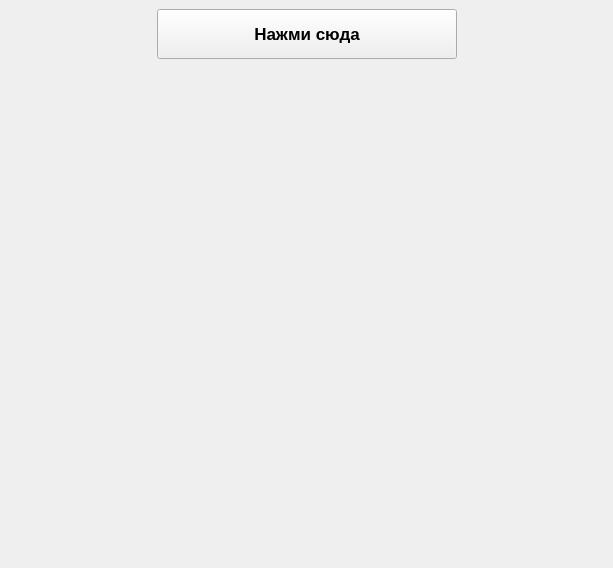
<?xml version="1.0" encoding="UTF-8"?>
<ui version="4.0">
 <class>MainWindow</class>
 <widget class="QMainWindow" name="MainWindow">
  <property name="geometry">
   <rect>
    <x>0</x>
    <y>0</y>
    <width>613</width>
    <height>568</height>
   </rect>
  </property>
  <property name="windowTitle">
   <string>GIT и жёлтые окружности</string>
  </property>
  <widget class="QWidget" name="centralwidget">
   <layout class="QVBoxLayout" name="verticalLayout">
    <item>
     <layout class="QHBoxLayout" name="horizontalLayout">
      <item>
       <spacer name="horizontalSpacer_2">
        <property name="orientation">
         <enum>Qt::Horizontal</enum>
        </property>
        <property name="sizeHint" stdset="0">
         <size>
          <width>40</width>
          <height>20</height>
         </size>
        </property>
       </spacer>
      </item>
      <item>
       <widget class="QPushButton" name="spawn_btn">
        <property name="minimumSize">
         <size>
          <width>300</width>
          <height>50</height>
         </size>
        </property>
        <property name="font">
         <font>
          <pointsize>13</pointsize>
          <weight>75</weight>
          <bold>true</bold>
         </font>
        </property>
        <property name="text">
         <string>Нажми сюда</string>
        </property>
       </widget>
      </item>
      <item>
       <spacer name="horizontalSpacer">
        <property name="orientation">
         <enum>Qt::Horizontal</enum>
        </property>
        <property name="sizeHint" stdset="0">
         <size>
          <width>40</width>
          <height>20</height>
         </size>
        </property>
       </spacer>
      </item>
     </layout>
    </item>
    <item>
     <spacer name="verticalSpacer">
      <property name="orientation">
       <enum>Qt::Vertical</enum>
      </property>
      <property name="sizeHint" stdset="0">
       <size>
        <width>20</width>
        <height>489</height>
       </size>
      </property>
     </spacer>
    </item>
   </layout>
  </widget>
 </widget>
 <resources/>
 <connections/>
</ui>
